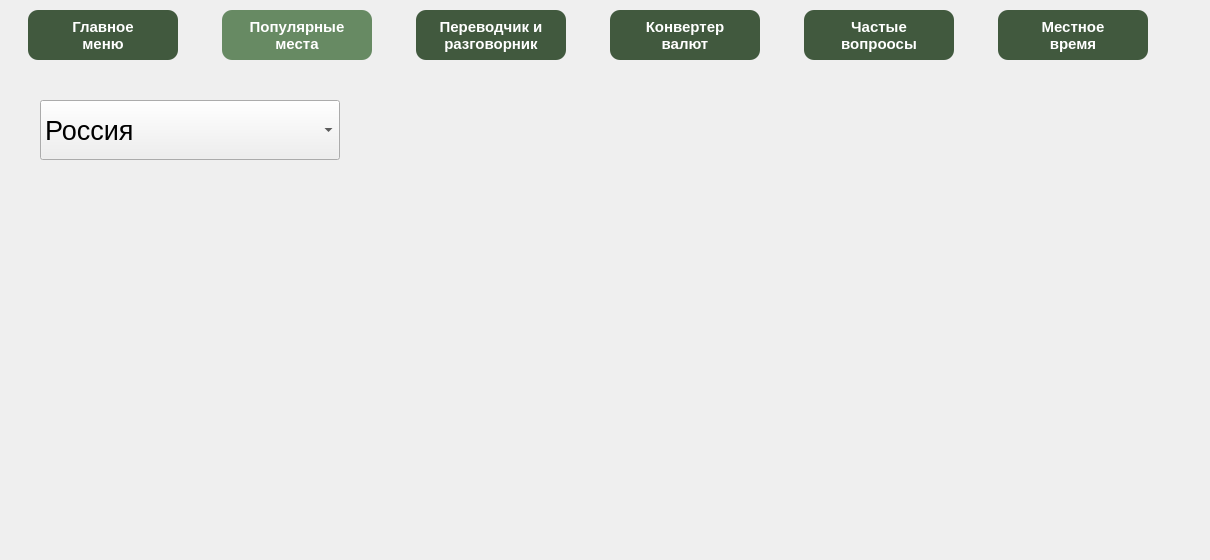
    <widget class="QWidget" name="page_p">
     <widget class="QComboBox" name="CB_p_country">
      <property name="geometry">
       <rect>
        <x>40</x>
        <y>100</y>
        <width>300</width>
        <height>60</height>
       </rect>
      </property>
      <property name="font">
       <font>
        <pointsize>20</pointsize>
       </font>
      </property>
      <item>
       <property name="text">
        <string>Россия</string>
       </property>
      </item>
      <item>
       <property name="text">
        <string>Дагестан</string>
       </property>
      </item>
      <item>
       <property name="text">
        <string>Турция</string>
       </property>
      </item>
      <item>
       <property name="text">
        <string>Америка</string>
       </property>
      </item>
      <item>
       <property name="text">
        <string>Франция</string>
       </property>
      </item>
     </widget>
     <widget class="QWidget" name="gridLayoutWidget_7">
      <property name="geometry">
       <rect>
        <x>390</x>
        <y>100</y>
        <width>751</width>
        <height>451</height>
       </rect>
      </property>
      <layout class="QGridLayout" name="gridLayout">
       <item row="0" column="0">
        <widget class="QLabel" name="L_p_1">
         <property name="text">
          <string/>
         </property>
        </widget>
       </item>
       <item row="0" column="1">
        <widget class="QLabel" name="L_p_2">
         <property name="text">
          <string/>
         </property>
        </widget>
       </item>
       <item row="0" column="2">
        <widget class="QLabel" name="L_p_3">
         <property name="text">
          <string/>
         </property>
        </widget>
       </item>
       <item row="1" column="1">
        <widget class="QLabel" name="L_p_5">
         <property name="text">
          <string/>
         </property>
        </widget>
       </item>
       <item row="1" column="2">
        <widget class="QLabel" name="L_p_6">
         <property name="text">
          <string/>
         </property>
        </widget>
       </item>
       <item row="1" column="0">
        <widget class="QLabel" name="L_p_4">
         <property name="text">
          <string/>
         </property>
        </widget>
       </item>
      </layout>
     </widget>
     <widget class="QWidget" name="gridLayoutWidget_2">
      <property name="geometry">
       <rect>
        <x>-10</x>
        <y>0</y>
        <width>1201</width>
        <height>71</height>
       </rect>
      </property>
      <property name="minimumSize">
       <size>
        <width>150</width>
        <height>50</height>
       </size>
      </property>
      <layout class="QGridLayout" name="gridLayout_p">
       <item row="0" column="3">
        <widget class="QPushButton" name="B_p_converter">
         <property name="sizePolicy">
          <sizepolicy hsizetype="Fixed" vsizetype="Fixed">
           <horstretch>0</horstretch>
           <verstretch>0</verstretch>
          </sizepolicy>
         </property>
         <property name="minimumSize">
          <size>
           <width>150</width>
           <height>50</height>
          </size>
         </property>
         <property name="font">
          <font>
           <pointsize>11</pointsize>
           <weight>75</weight>
           <bold>true</bold>
          </font>
         </property>
         <property name="styleSheet">
          <string notr="true">background-color: #41593e;
border-radius: 10px; color: white</string>
         </property>
         <property name="text">
          <string>Конвертер
валют</string>
         </property>
        </widget>
       </item>
       <item row="0" column="4">
        <widget class="QPushButton" name="B_p_faq">
         <property name="sizePolicy">
          <sizepolicy hsizetype="Fixed" vsizetype="Fixed">
           <horstretch>0</horstretch>
           <verstretch>0</verstretch>
          </sizepolicy>
         </property>
         <property name="minimumSize">
          <size>
           <width>150</width>
           <height>50</height>
          </size>
         </property>
         <property name="font">
          <font>
           <pointsize>11</pointsize>
           <weight>75</weight>
           <bold>true</bold>
          </font>
         </property>
         <property name="styleSheet">
          <string notr="true">background-color: #41593e;
border-radius: 10px; color: white</string>
         </property>
         <property name="text">
          <string>Частые
вопроосы</string>
         </property>
        </widget>
       </item>
       <item row="0" column="5">
        <widget class="QPushButton" name="B_p_time">
         <property name="sizePolicy">
          <sizepolicy hsizetype="Fixed" vsizetype="Fixed">
           <horstretch>0</horstretch>
           <verstretch>0</verstretch>
          </sizepolicy>
         </property>
         <property name="minimumSize">
          <size>
           <width>150</width>
           <height>50</height>
          </size>
         </property>
         <property name="font">
          <font>
           <pointsize>11</pointsize>
           <weight>75</weight>
           <bold>true</bold>
          </font>
         </property>
         <property name="styleSheet">
          <string notr="true">background-color: #41593e;
border-radius: 10px; color: white</string>
         </property>
         <property name="text">
          <string>Местное
время</string>
         </property>
        </widget>
       </item>
       <item row="0" column="2">
        <widget class="QPushButton" name="B_p_razgovornik">
         <property name="sizePolicy">
          <sizepolicy hsizetype="Fixed" vsizetype="Fixed">
           <horstretch>0</horstretch>
           <verstretch>0</verstretch>
          </sizepolicy>
         </property>
         <property name="minimumSize">
          <size>
           <width>150</width>
           <height>50</height>
          </size>
         </property>
         <property name="font">
          <font>
           <pointsize>11</pointsize>
           <weight>75</weight>
           <bold>true</bold>
          </font>
         </property>
         <property name="styleSheet">
          <string notr="true">background-color: #41593e;
border-radius: 10px; color: white</string>
         </property>
         <property name="text">
          <string>Переводчик и 
разговорник</string>
         </property>
        </widget>
       </item>
       <item row="0" column="1">
        <widget class="QPushButton" name="B_p_popular">
         <property name="sizePolicy">
          <sizepolicy hsizetype="Fixed" vsizetype="Fixed">
           <horstretch>0</horstretch>
           <verstretch>0</verstretch>
          </sizepolicy>
         </property>
         <property name="minimumSize">
          <size>
           <width>150</width>
           <height>50</height>
          </size>
         </property>
         <property name="font">
          <font>
           <pointsize>11</pointsize>
           <weight>75</weight>
           <bold>true</bold>
          </font>
         </property>
         <property name="styleSheet">
          <string notr="true">background-color: #678a63;
border-radius: 10px; color: white</string>
         </property>
         <property name="text">
          <string>Популярные 
места</string>
         </property>
        </widget>
       </item>
       <item row="0" column="0">
        <widget class="QPushButton" name="B_p_main">
         <property name="sizePolicy">
          <sizepolicy hsizetype="Fixed" vsizetype="Fixed">
           <horstretch>0</horstretch>
           <verstretch>0</verstretch>
          </sizepolicy>
         </property>
         <property name="minimumSize">
          <size>
           <width>150</width>
           <height>50</height>
          </size>
         </property>
         <property name="font">
          <font>
           <pointsize>11</pointsize>
           <weight>75</weight>
           <bold>true</bold>
          </font>
         </property>
         <property name="styleSheet">
          <string notr="true">background-color: #41593e;
border-radius: 10px; color: white</string>
         </property>
         <property name="text">
          <string>Главное
меню</string>
         </property>
        </widget>
       </item>
      </layout>
     </widget>
    </widget>
